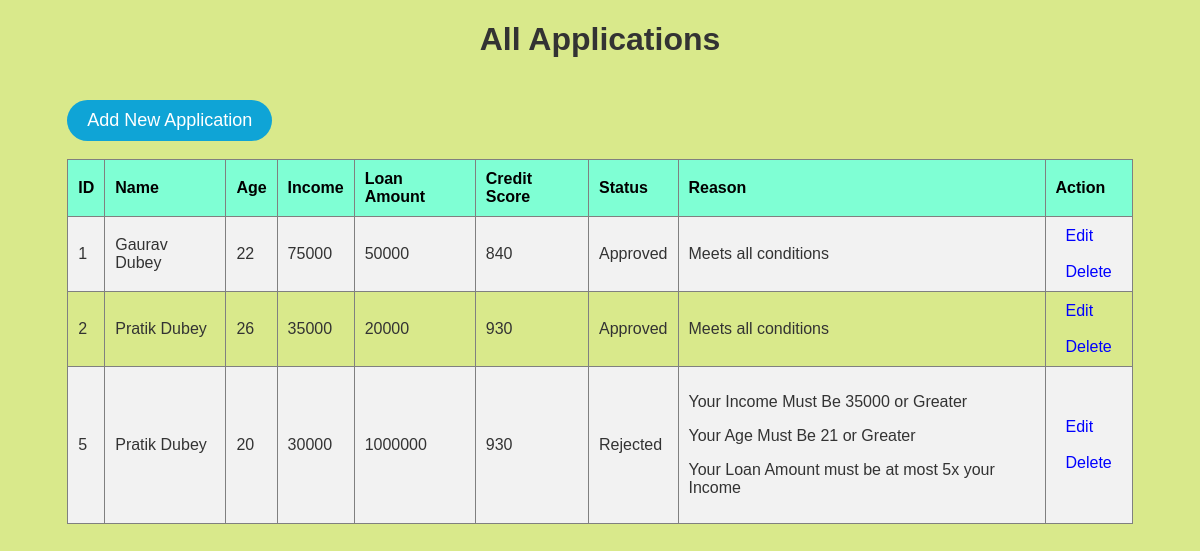
The app's page /applications, older data.
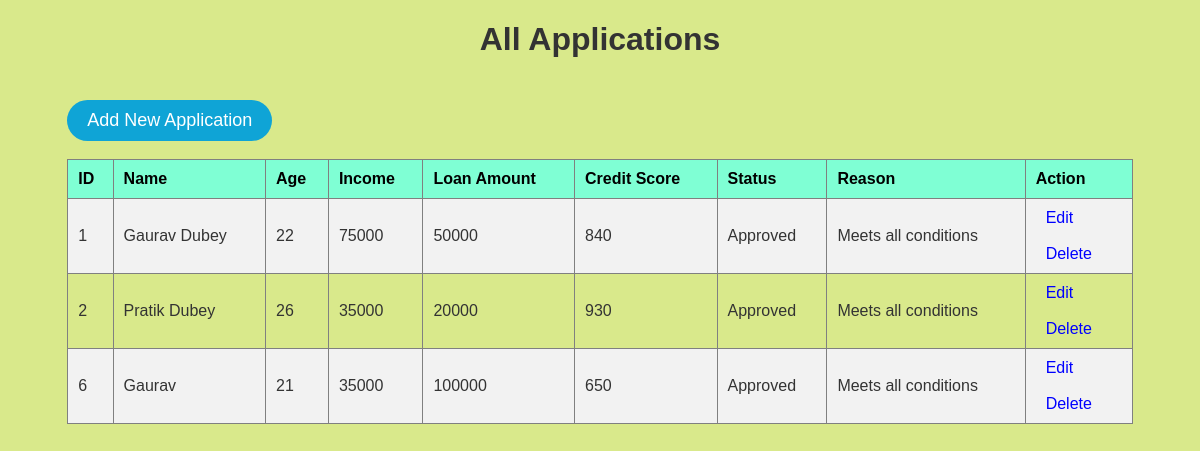
The same page, newer data.
### tables this page shows
CREATE TABLE loan_applications (
            id INTEGER PRIMARY KEY AUTOINCREMENT,
            name TEXT NOT NULL,
            age INTEGER NOT NULL,
            income INTEGER NOT NULL,
            loan_amount INTEGER NOT NULL,
            credit_score INTEGER NOT NULL
        );

### app.py (the view)
@app.route('/applications')
def applications():
    conn = sqlite3.connect('loan_applications.db')
    cursor = conn.cursor()
    cursor.execute('SELECT * FROM loan_applications')
    applications = cursor.fetchall()
    conn.close()
    return render_template('applications.html', applications=applications)

### templates/applications.html (shortened to what this page needs)
<!DOCTYPE html>
<html lang="en">
<head>
    <link rel="stylesheet" href="/static/style.css">
</head>
<body class="applications">
    <div>
        <h1 id="applications_h1">All Applications</h1>
        <div class="applications_container">
            <a id="add" href="/">Add New Application</a>
            <br><br>
            <table class="applications_table" border="1" cellpadding="10">
                <tr>
                    <th>ID</th>
                    <th>Name</th>
                    <th>Age</th>
                    <th>Income</th>
                    <th>Loan Amount</th>
                    <th>Credit Score</th>
                    <th>Status</th>
                    <th>Reason</th>
                    <th>Action</th>
                </tr>
                {% for application in applications %}
                <tr>
                    <td>{{ application[0] }}</td>
                    <td>{{ application[1] }}</td>
                    <td>{{ application[2] }}</td>
                    <td>{{ application[3] }}</td>
                    <td>{{ application[4] }}</td>
                    <td>{{ application[5] }}</td>
                    <td>
                        {% if application[3]|int >= 35000
                            and application[2]|int >= 21
                            and application[4]|int <= (5 * application[3]|int)
                            and application[5]|int >= 650 %}
                            Approved
                        {% else %}
                            Rejected
                        {% endif %}
                    </td>
                    <td>
                        {% set approved = true %}
                        {% if application[3] < 35000 %}
                            <p>Your Income Must Be 35000 or Greater</p>
                            {% set approved = false %}
                        {% endif %}
                        {% if application[2] < 21 %}
                            <p>Your Age Must Be 21 or Greater</p>
                            {% set approved = false %}
                        {% endif %}
                        {% if application[4] > (5 * application[3]) %}
                            <p>Your Loan Amount must be at most 5x your Income</p>
                            {% set approved = false %}
                        {% endif %}
                        {% if approved %}
                            <p>Meets all conditions</p>
                        {% endif %}
                    </td>
                    <td><a id="edit" href="/edit/{{ application[0] }}">Edit</a><br><br>
                        <a id="delete" href="/delete/{{ application[0] }}">Delete</a>
                    </td>
                </tr>
                {% endfor %}
            </table>
        </div>
</body>
</html>

### static/style.css (style rules this page uses)
.applications { font-family: Arial, sans-serif; background-color: #d9e98b; color: #333; }
#applications_h1 { text-align: center; color: #333; }
.applications_table { width: 100%; border-collapse: collapse; }
th, td { padding: 10px; text-align: left; }
th { background-color: aquamarine; color: black; }
tr:nth-child(even) { background-color: #f2f2f2; }
#edit { color: blue; text-decoration: none; padding: 5px 10px; border-radius: 5px; }
#delete { color: blue; text-decoration: none; padding: 5px 10px; border-radius: 5px; }
.applications_container { width: 90%; margin: auto; overflow: hidden; }
#add { color: white; text-decoration: none; display: inline-block; margin-top: 20px; background-color: #0fa4d6; border-radius: 100px; padding: 10px 20px; font-size: 18px; }

Row changes from the older to the newer data that the page shows:
removed loan_applications: id "5", name "Pratik Dubey", age "20", income "30000", loan_amount "1000000", credit_score "930", shows "Rejected", shows "Your Income Must Be 35000 or Greater", shows "Your Age Must Be 21 or Greater", shows "Your Loan Amount must be at most 5x your Income"
added loan_applications: id "6", name "Gaurav", age "21", income "35000", loan_amount "100000", credit_score "650", shows "Approved", shows "Meets all conditions"
